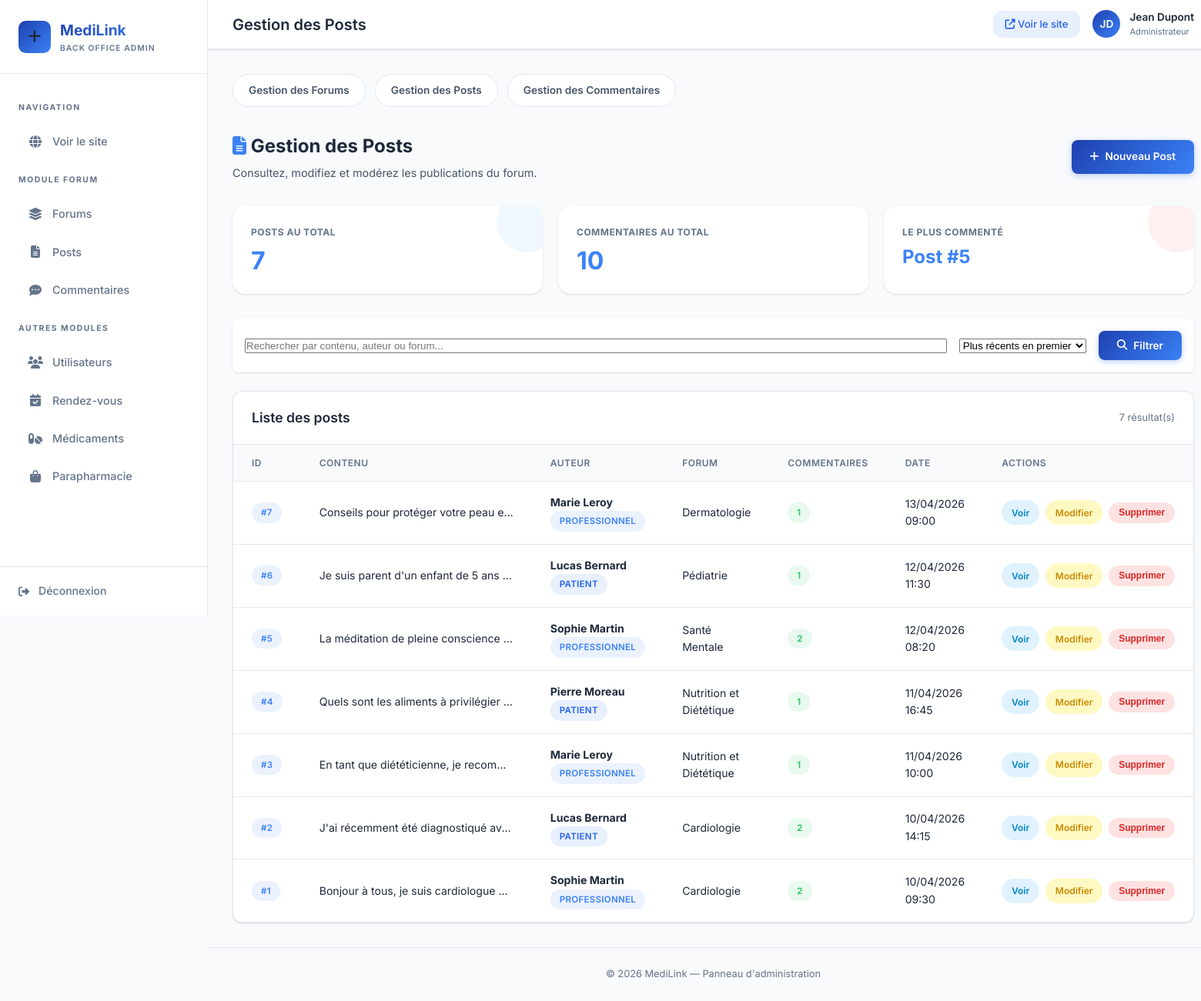
Page /index.php?controller=post&action=adminList on the committed database.
### tables this page shows
CREATE TABLE IF NOT EXISTS post (
    id_post INT AUTO_INCREMENT PRIMARY KEY,
    contenu TEXT NOT NULL,
    date_publication DATETIME DEFAULT CURRENT_TIMESTAMP,
    id_forum INT NOT NULL,
    id_auteur INT NOT NULL,
    FOREIGN KEY (id_forum) REFERENCES forum(id_forum) ON DELETE CASCADE,
    FOREIGN KEY (id_auteur) REFERENCES utilisateur(id) ON DELETE CASCADE
);

CREATE TABLE IF NOT EXISTS utilisateur (
    id INT AUTO_INCREMENT PRIMARY KEY,
    nom VARCHAR(100) NOT NULL,
    prenom VARCHAR(100) NOT NULL,
    email VARCHAR(150) NOT NULL UNIQUE,
    mot_de_passe VARCHAR(255) NOT NULL,
    telephone VARCHAR(20),
    statut_compte VARCHAR(20) DEFAULT 'actif',
    role ENUM('patient','professionnel','administrateur') NOT NULL,
    created_at DATETIME DEFAULT CURRENT_TIMESTAMP
);

CREATE TABLE IF NOT EXISTS forum (
    id_forum INT AUTO_INCREMENT PRIMARY KEY,
    titre VARCHAR(200) NOT NULL,
    description TEXT,
    created_at DATETIME DEFAULT CURRENT_TIMESTAMP
);

### Controller/PostController.php (called while the page is built, shortened)
<?php
class PostController {
    public function adminList(): void {
        $pdo = Database::getConnection();
        $sort = $_GET['sort'] ?? 'date_desc';
        $query = "
            SELECT p.*, u.nom AS auteur_nom, u.prenom AS auteur_prenom, u.role AS auteur_role,
                   f.titre AS forum_titre,
                   (SELECT COUNT(*) FROM commentaire c WHERE c.id_post = p.id_post) AS nb_commentaires
            FROM post p
            JOIN utilisateur u ON p.id_auteur = u.id
            JOIN forum f ON p.id_forum = f.id_forum
        ";
        $params = [];
        switch ($sort) {
            case 'date_desc':
            default:
                $query .= " ORDER BY p.date_publication DESC";
                break;
        }
        $stmt = $pdo->prepare($query);
        $stmt->execute($params);
        $posts = $stmt->fetchAll();
        $stmtStats1 = $pdo->query("SELECT COUNT(*) as total FROM post");
        $totalPosts = $stmtStats1->fetch()['total'];
        $stmtStats2 = $pdo->query("SELECT COUNT(*) as total FROM commentaire");
        $totalComments = $stmtStats2->fetch()['total'];
        $stmtTopPost = $pdo->query("SELECT p.id_post, COUNT(c.id_commentaire) as nb
                                    FROM post p
                                    LEFT JOIN commentaire c ON p.id_post = c.id_post
                                    GROUP BY p.id_post
                                    ORDER BY nb DESC LIMIT 1");
        $topPost = $stmtTopPost->fetch();
        require __DIR__ . '/../View/back_office/post/list.php';
    }
}

### View/back_office/post/list.php (the view, shortened to what this page needs)
<?php
require __DIR__ . '/../../layout/back_header.php';
?>
<div class="admin-page-header">
    <div>
        <h2><i class="fas fa-file-alt" style="color: var(--admin-blue);"></i> Gestion des Posts</h2>
        <p>Consultez, modifiez et modérez les publications du forum.</p>
    </div>
    <a href="index.php?controller=post&action=adminCreate" class="admin-btn admin-btn-primary">
        <i class="fas fa-plus"></i> Nouveau Post
    </a>
</div>
<div class="stats-grid">
    <div class="stat-card c-blue">
        <div class="stat-info">
            <p>POSTS AU TOTAL</p>
            <h3><?= $totalPosts ?></h3>
        </div>
    </div>
    <div class="stat-card c-green">
        <div class="stat-info">
            <p>COMMENTAIRES AU TOTAL</p>
            <h3><?= $totalComments ?></h3>
        </div>
    </div>
    <div class="stat-card c-red">
        <div class="stat-info">
            <p>LE PLUS COMMENTÉ</p>
            <?php if ($topPost): ?>
                <h3 style="font-size: 1.5rem;">Post #<?= $topPost['id_post'] ?></h3>
            <?php else: ?>
                <h3 style="font-size: 1.5rem;">N/A</h3>
            <?php endif; ?>
        </div>
    </div>
</div>
<div class="admin-filters" style="display: flex; gap: 1rem; margin-bottom: 1.5rem; background: var(--admin-card); padding: 1rem; border-radius: 0.5rem; box-shadow: var(--admin-shadow);">
    <form action="index.php" method="GET" style="display: flex; gap: 1rem; flex: 1; align-items: center; flex-wrap: wrap;">
        <div style="flex: 1; min-width: 250px;">
            <input type="text" name="search" placeholder="Rechercher par contenu, auteur ou forum..." value="<?= htmlspecialchars($_GET['search'] ?? '') ?>" class="form-control" style="width: 100%;">
        </div>
        <div>
            <select name="sort" class="form-control">
                <option value="date_desc" <?= ($_GET['sort'] ?? '') === 'date_desc' ? 'selected' : '' ?>>Plus récents en premier</option>
            </select>
        </div>
        <button type="submit" class="admin-btn admin-btn-primary">
            <i class="fas fa-search"></i> Filtrer
        </button>
    </form>
</div>
<div class="table-card">
    <div class="table-header">
        <h3>Liste des posts</h3>
        <span style="font-size: 0.8rem; color: var(--admin-text-muted);"><?= count($posts) ?> résultat(s)</span>
    </div>
    <?php if (!empty($posts)): ?>
        <table class="admin-table">
            <thead>
                <tr>
                    <th>ID</th>
                    <th>Contenu</th>
                    <th>Auteur</th>
                    <th>Forum</th>
                    <th>Commentaires</th>
                    <th>Date</th>
                    <th>Actions</th>
                </tr>
            </thead>
            <tbody>
                <?php foreach ($posts as $p): ?>
                    <tr>
                        <td><span class="badge badge-blue">#<?= $p['id_post'] ?></span></td>
                        <td class="table-text-truncate"><?= htmlspecialchars(mb_substr($p['contenu'], 0, 80)) ?><?= mb_strlen($p['contenu']) > 80 ? '...' : '' ?></td>
                        <td>
                            <strong><?= htmlspecialchars($p['auteur_prenom'] . ' ' . $p['auteur_nom']) ?></strong>
                            <br>
                            <span class="badge badge-<?= $p['auteur_role'] === 'professionnel' ? 'blue' : ($p['auteur_role'] === 'administrateur' ? 'orange' : 'purple') ?>">
                                <?= htmlspecialchars($p['auteur_role']) ?>
                            </span>
                        </td>
                        <td><?= htmlspecialchars($p['forum_titre']) ?></td>
                        <td><span class="badge badge-green"><?= (int)$p['nb_commentaires'] ?></span></td>
                        <td><?= date('d/m/Y H:i', strtotime($p['date_publication'])) ?></td>
                        <td>
                            <div class="action-buttons">
                                <a href="index.php?controller=post&action=show&id=<?= $p['id_post'] ?>" class="btn-action btn-voir" title="Voir">
                                    Voir
                                </a>
                                <a href="index.php?controller=post&action=edit&id=<?= $p['id_post'] ?>" class="btn-action btn-modifier" title="Modifier">
                                    Modifier
                                </a>
                                <button class="btn-action btn-supprimer" title="Supprimer"
                                    onclick="confirmDelete('index.php?controller=post&action=delete&id=<?= $p['id_post'] ?>', 'ce post')">
                                    Supprimer
                                </button>
                            </div>
                        </td>
                    </tr>
                <?php endforeach; ?>
            </tbody>
        </table>
    <?php endif; ?>
</div>
<?php require __DIR__ . '/../../layout/back_footer.php'; ?>

### rows in the picture
post: id_post "5", contenu "La méditation de pleine conscience…", id_auteur.nom "Sophie Martin", id_auteur.role "PROFESSIONNEL", id_forum.titre "Santé Mentale", nb_commentaires "2", date_publication "12/04/2026 08:20"
post: id_post "7", contenu "Conseils pour protéger votre peau e…", id_auteur.nom "Marie Leroy", id_auteur.role "PROFESSIONNEL", id_forum.titre "Dermatologie", nb_commentaires "1", date_publication "13/04/2026 09:00"
post: id_post "6", contenu "Je suis parent d'un enfant de 5 ans…", id_auteur.nom "Lucas Bernard", id_auteur.role "PATIENT", id_forum.titre "Pédiatrie", nb_commentaires "1", date_publication "12/04/2026 11:30"
post: id_post "4", contenu "Quels sont les aliments à privilégier…", id_auteur.nom "Pierre Moreau", id_auteur.role "PATIENT", id_forum.titre "Nutrition et Diététique", nb_commentaires "1", date_publication "11/04/2026 16:45"
post: id_post "3", contenu "En tant que diététicienne, je recom…", id_auteur.nom "Marie Leroy", id_auteur.role "PROFESSIONNEL", id_forum.titre "Nutrition et Diététique", nb_commentaires "1", date_publication "11/04/2026 10:00"
post: id_post "2", contenu "J'ai récemment été diagnostiqué av…", id_auteur.nom "Lucas Bernard", id_auteur.role "PATIENT", id_forum.titre "Cardiologie", nb_commentaires "2", date_publication "10/04/2026 14:15"
post: id_post "1", contenu "Bonjour à tous, je suis cardiologue…", id_auteur.nom "Sophie Martin", id_auteur.role "PROFESSIONNEL", id_forum.titre "Cardiologie", nb_commentaires "2", date_publication "10/04/2026 09:30"

### other values in the picture
$pageTitle "Gestion des Posts"
$totalPosts "7"
$totalComments "10"
count($posts) "7"
